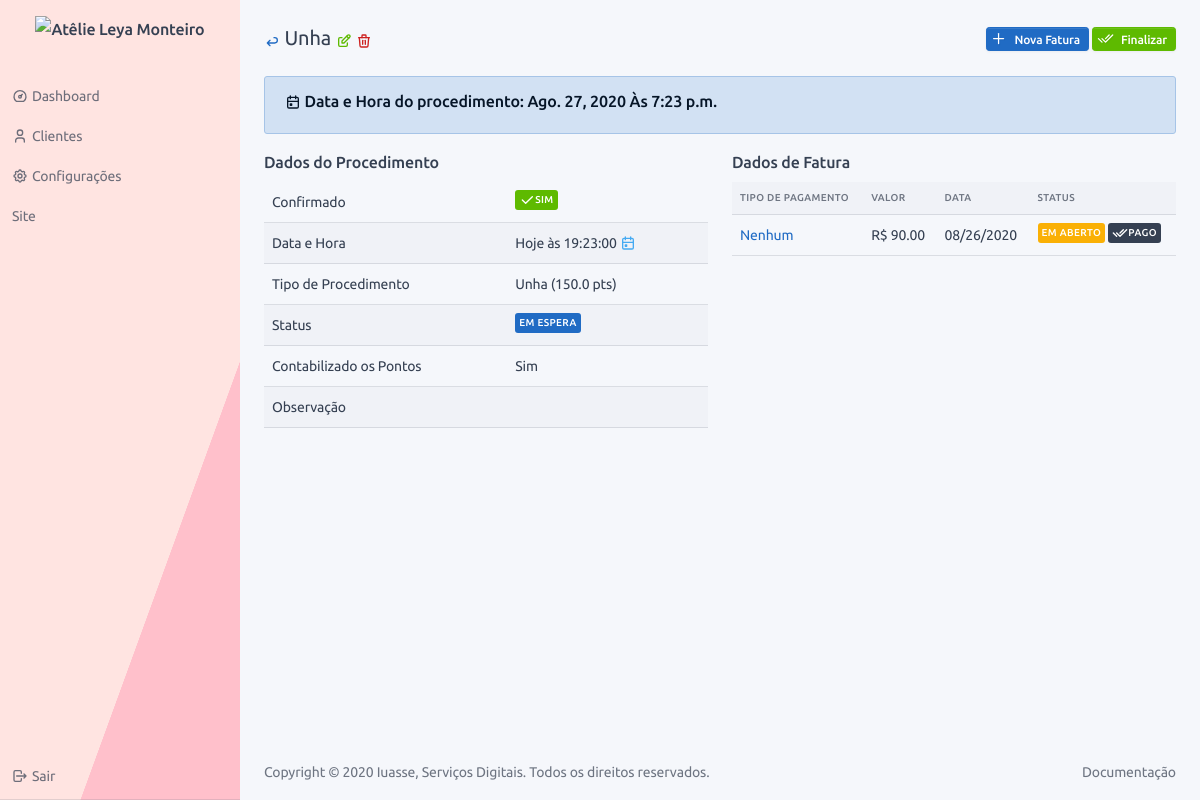
Page /service/2/20/profile/ (signed in) on the earlier database version.
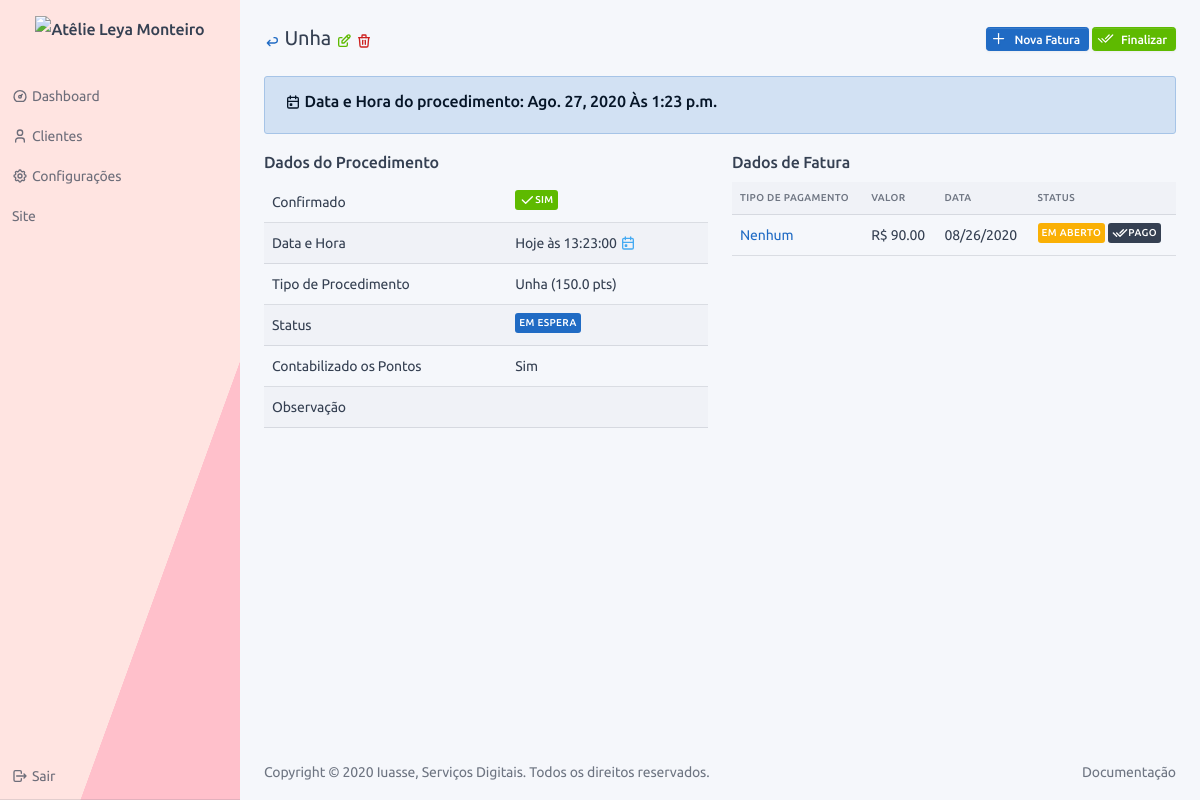
Same page on the later database version.
### service/models.py (models this page shows, shortened)
class OrderOfService(BaseModel):
    type_of_service = models.ForeignKey("config.TypeOfService", verbose_name="Procedimento", on_delete=models.SET_NULL,
                                        null=True)
    status = models.ForeignKey("config.StatusService", verbose_name="Status", on_delete=models.PROTECT)
    finished = models.BooleanField("finalizado", default=False)
    counted = models.BooleanField("contabilizado", default=False, help_text="Procedimento já foi contabilizado?")
    confirmed = models.BooleanField("confirmado", default=False, help_text="Procedimento foi confirmado?")
    date = models.DateField("Data", default=timezone.localtime(timezone.now()))
    time = models.TimeField("Hora", default=timezone.localtime(timezone.now()))
    observation = models.TextField("observação", blank=True)
    customer = models.ForeignKey("users.CustomUser", verbose_name="Cliente", on_delete=models.CASCADE, blank=True,
                                 null=True)
    def get_back_url(self):
        return reverse('users:customuser:profile', kwargs={'pk': self.customer.pk})
    def get_delete_url(self):
        return reverse(self.get_reverse_delete, kwargs={'cpk': self.customer.pk, 'pk': self.pk})
    def get_edit_url(self):
        return reverse(self.get_reverse_edit, kwargs={'cpk': self.customer.pk, 'pk': self.pk})
    def get_new_invoice_url(self):
        return reverse('financial:invoice:create', kwargs={'spk': self.pk})
    def get_finished_url(self):
        return reverse('service:orderofservice:finished', kwargs={'pk': self.pk, 'flag': 0})
    def get_full_name(self):
        return "{}".format(self.type_of_service)
    def get_confirmed_html(self):
        return settings.ICON_CONFIRMED if self.confirmed else settings.ICON_NOT_CONFIRMED
    def get_date_html(self):
        return "Hoje às {} <span class='text-info'>{}</span>".format(self.time,
                                                                     ICON_CALENDAR) if self.date == date.today() \
            else "{} às {}".format(self.date.strftime("%d/%m/%Y"), self.time)
    def get_status_html(self):
        return f"<span class='badge bg-{self.status.contextual}'>{self.status}</span>"
    def get_dict_data(self):
        return {
            'Confirmado': mark_safe(self.get_confirmed_html),
            'Data e Hora': mark_safe(self.get_date_html()),
            'Tipo de Procedimento': "{} ({} pts)".format(self.type_of_service, self.type_of_service.rewarded_points),
            'Status': mark_safe(self.get_status_html()),
            'Contabilizado os Pontos': "Sim" if self.counted else "Não",
            'Observação': self.observation,
        }
    def get_invoice_sorted_by_date(self):
        retDict = {}
        for s in self.invoice_set.all().order_by('-date', '-id'):
            m_y = "{}/{}".format(s.date.month, s.date.year)
            if m_y in retDict:
                retDict[m_y]['invoices'].append(s)
            else:
                retDict[m_y] = {}
                retDict[m_y]['invoices'] = []
                retDict[m_y]['invoices'].append(s)
        return retDict
    def get_past_date_without_invoice(self):
        return self.date < date.today() and self.invoice_set.all().count() == 0

### config/models.py (models this page shows, shortened)
class BaseConfigModel(BaseModel):
    name = models.CharField("nome", max_length=128)
    def __str__(self):
        return self.name
    class Meta:
        abstract = True

class TypeOfService(BaseConfigModel):
    time = models.FloatField("tempo", default=30, help_text="Coloque o tempo em minutos, ex.: 1hr = 60min")
    value = models.DecimalField("Valor", max_digits=11, decimal_places=2, default=0,
                                help_text="Valor do procedimento, ele será usado para auto preenchimento de alguns "
                                          "campos!")
    rewarded_points = models.FloatField("pontos ganhos", default=0)

### service/views.py (the view)
# urls.py: path('<int:cpk>/<int:pk>/profile/', OrderOfServiceProfile.as_view(), name='profile'),
class OrderOfServiceProfile(LoginRequiredMixin, View):
    template = 'service/profile.html'
    title = TITLE_VIEW_ORDER_OF_SERVICE
    subtitle = SUBTITLE_ORDER_OF_SERVICE
    def get(self, request, cpk, pk):
        return render(request, self.template, {'obj': OrderOfService.objects.get(pk=pk)})

### base/models.py (called while the page is built)
    @property
    def get_reverse_delete(self):
        return '{}:{}:delete'.format(self._meta.app_label, self._meta.model_name)

    @property
    def get_reverse_edit(self):
        return '{}:{}:edit'.format(self._meta.app_label, self._meta.model_name)

### financial/models.py (called while the page is built)
    def get_edit_url(self):
        return reverse(self.get_reverse_edit, kwargs={'spk': self.order_of_service.pk, 'pk': self.pk})

    def get_is_success(self):
        return self.status.pk == settings.STATUS_PAYMENT_SUCCESS

### frontend/templates/service/profile.html (shortened to what this page needs)
{% extends '../base/profile.html' %}
{% block page_header_actions %}
<a class="btn btn-sm btn-primary d-none d-sm-inline-block ml-auto" data-toggle="tooltip"
   href="{{obj.get_new_invoice_url}}"
   title="{{TOOLTIP_NEW_INVOICE}}">
    {{ICON_ADD|safe}}
    Nova Fatura
</a>
{% if not obj.finished %}
<a class="btn btn-sm btn-success d-none d-sm-inline-block" data-toggle="tooltip"
   href="{{obj.get_finished_url}}" title="{{TOOLTIP_SERVICE_FINISH}}">
    {{ICON_DOUBLE_CHECK|safe}}
    Finalizar
</a>
{% endif %}
{% endblock %}
{% block profile_content %}
<div class="col-md-12">
    <div class="alert alert-primary">
        <h3>
            {{ICON_CALENDAR|safe}}
            Data e Hora do procedimento: {{obj.date}} Às {{obj.time}}
        </h3>
    </div>
</div>
<div class="row">
    <div class="col-md-6">
        <h3>Dados do Procedimento</h3>
        <div class="table-responsive">
            <table class="table table-hover table-striped">
                {% for k, v in obj.get_dict_data.items %}
                <tr>
                    <td>{{k}}</td>
                    <td>{{v|default_if_none:""}}</td>
                </tr>
                {% endfor %}
            </table>
        </div>
    </div>
    <div class="col-md-6">
        <h3>Dados de Fatura</h3>
        <div class="table-responsive">
            <table class="table table-hover table-striped">
                <thead>
                <tr>
                    <th>Tipo de Pagamento</th>
                    <th>Valor</th>
                    <th>Data</th>
                    <th>Status</th>
                </tr>
                </thead>
                {% for k, v in obj.get_invoice_sorted_by_date.items %}
                {% for kk,vv in v.items %}
                {% for s in vv %}
                <tr>
                    <td>
                        <a href="{{s.get_edit_url}}">
                            {{s.type_of_payment|default_if_none:"Nenhum"}}
                        </a>
                    </td>
                    <td>R$ {{s.value}}</td>
                    <td>{{s.date|date:"SHORT_DATE_FORMAT"}}</td>
                    <td>
                        <span class="badge bg-{{s.status.contextual}}">
                            {{s.status|default_if_none:"Nenhum"}}
                        </span>
                        {% if not s.get_is_success %}
                        <a data-toggle="tooltip" href="{% url 'financial:invoice:success' pk=s.pk %}"
                           title="{{TOOLTIP_PAYMENT_PAY}}">
                            <span class="badge bg-dark">{{ICON_DOUBLE_CHECK|safe}} Pago</span>
                        </a>
                        {% endif %}
                    </td>
                </tr>
                {% endfor %}
                {% endfor %}
                {% endfor %}
            </table>
        </div>
    </div>
</div>
{% endblock %}

### frontend/templates/base/profile.html
{% extends 'base.html' %}
{% block content %}
<div class="container-fluid">
    <div class="page-header">
        <div class="row align-items-center">
            <div class="col-auto">
                <h2 class="page-title">
                    <a data-toggle="tooltip" href="{{obj.get_back_url}}" title="Voltar">
                        <span class="text-primary">{{ICON_ARROW_BACK|safe}}</span>
                    </a>
                    {{obj.get_full_name}}
                    <a data-toggle="tooltip" href="{{obj.get_edit_url}}" title="Editar">
                        <span class="text-success">{{ICON_EDIT|safe}}</span>
                    </a>
                    <a data-toggle="tooltip" href="{{obj.get_delete_url}}" title="Deletar">
                        <span class="text-danger">{{ICON_DELETE|safe}}</span>
                    </a>
                </h2>
            </div>
            <div class="col-auto ml-auto d-print-none">
                {% block page_header_actions %}{% endblock %}
            </div>
        </div>
    </div>
    {% block profile_content %}{% endblock %}
</div>
{% endblock %}

Differences in the rows shown:
changed OrderOfService "SIM": time "7:23 p.m." → "1:23 p.m."
Other differences:
new list line: "Data e Hora Hoje às 13:23:00"
list line gone: "Data e Hora Hoje às 19:23:00"
